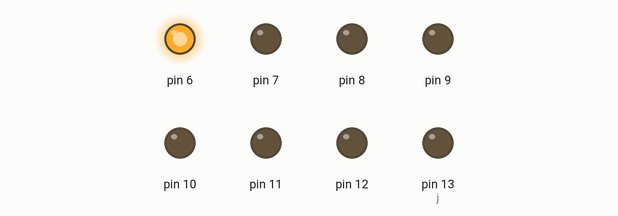
This sketch was run on a simulated Arduino Uno, built with avr-gcc and run on an emulated ATmega328P. On the bench: output pins drawn as LEDs (lit = HIGH).

Above: at 0.02 s.
At 0.32 s:
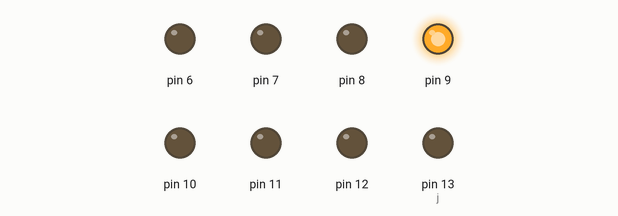
At 0.72 s:
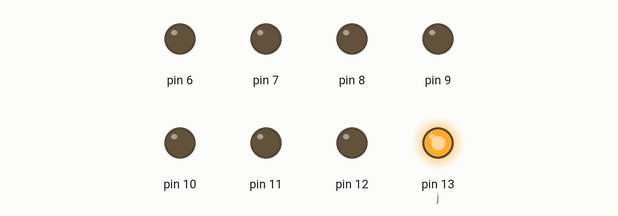
At 1.42 s:
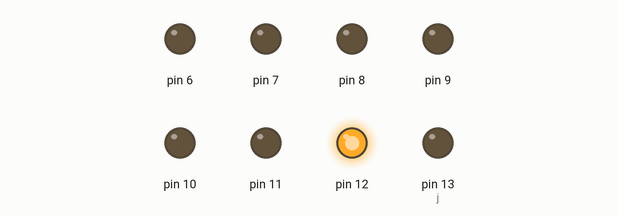
At 2.12 s:
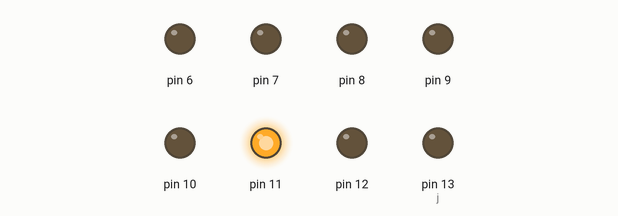
At 2.8 s:
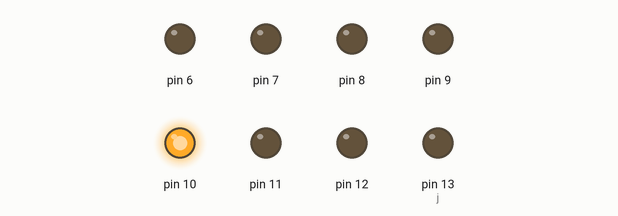
Timing chart, 0 to 3.1 s (numbered marks = the images above):
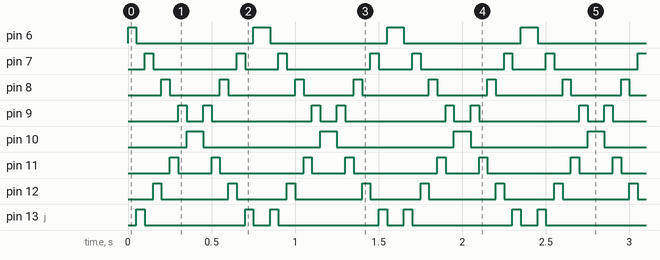

The sketch:

for.ino
```cpp
int tiempo = 50;
void setup(){
for (int i = 6; i <=13 ; i++)
{
    pinMode(i, OUTPUT);
}

}

void loop(){
    int j;
    for (int i = 6, j = 13; i <= 13, j >= 6; i++, j--)
    {
        digitalWrite(i, 1);
        delay(tiempo);
        digitalWrite(i, 0);

        digitalWrite(j, 1);
        delay(tiempo);
        digitalWrite(j, 0);
}

}
```

Measured:
- by itself, pin 6, pin 10: alternates HIGH for 0.10 s and LOW for 0.70 s
- by itself, pin 7: repeats every 0.80 s: LOW 0.50 s, HIGH 0.05 s, LOW 0.20 s, HIGH 0.05 s
- by itself, pin 8: repeats every 0.80 s: LOW 0.30 s, HIGH 0.05 s, LOW 0.40 s, HIGH 0.05 s
- by itself, pin 9: repeats every 0.80 s: LOW 0.10 s, HIGH 0.05 s, LOW 0.60 s, HIGH 0.05 s
- by itself, pin 11: repeats every 0.80 s: LOW 0.20 s, HIGH 0.05 s, LOW 0.50 s, HIGH 0.05 s
- by itself, pin 12: repeats every 0.80 s: LOW 0.40 s, HIGH 0.05 s, LOW 0.30 s, HIGH 0.05 s
- by itself, pin 13 (j): repeats every 0.80 s: LOW 0.60 s, HIGH 0.05 s, LOW 0.10 s, HIGH 0.05 s
